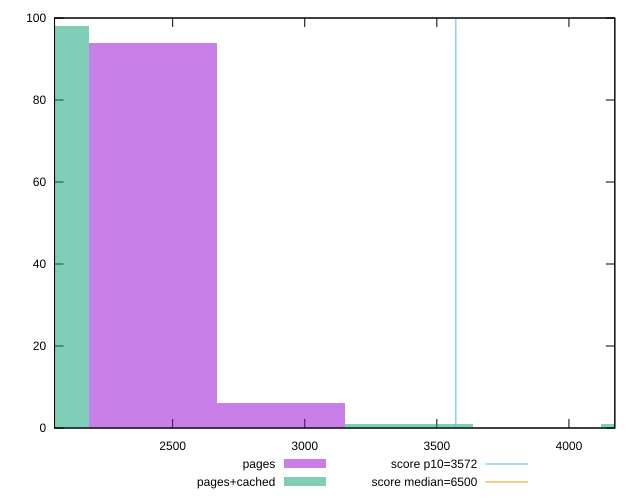

Write gnuplot code to recreate this figure.
reset

$pages <<EOF
2424.1109080657034 94
2908.9330896788438 6
EOF

$pagesCached <<EOF
3393.755271291984 1
1939.2887264525625 98
4363.399634518266 1
EOF

set key outside below
set boxwidth 484.82218161314063
set xrange [2052.973:4173.657]
set yrange [0:100]
set trange [0:100]
set style fill transparent solid 0.5 noborder

set parametric
set terminal svg size 640, 500 enhanced background rgb 'white'
set output "report_00023_2021-02-20T12:14:57.249Z/first-cpu-idle/comparison/histogram/0_vs_1.svg"

plot $pages title "pages" with boxes, \
     $pagesCached title "pages+cached" with boxes, \
     3572,t title "score p10=3572", \
     6500,t title "score median=6500"

reset
